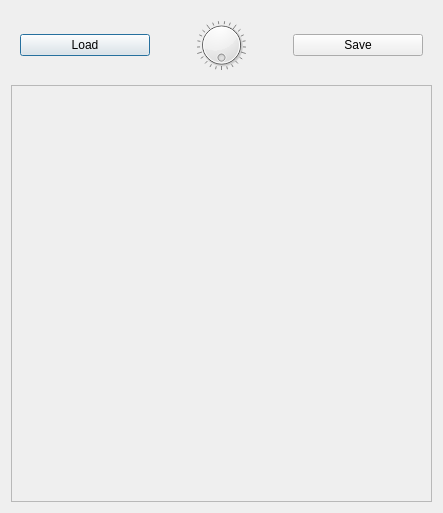
<?xml version="1.0" encoding="UTF-8"?>
<ui version="4.0">
 <class>QtImageRotaterMainDialog</class>
 <widget class="QDialog" name="QtImageRotaterMainDialog">
  <property name="geometry">
   <rect>
    <x>0</x>
    <y>0</y>
    <width>443</width>
    <height>513</height>
   </rect>
  </property>
  <property name="windowTitle">
   <string>ImageRotater</string>
  </property>
  <layout class="QVBoxLayout" name="verticalLayout">
   <item>
    <widget class="QWidget" name="widget_top" native="true">
     <layout class="QHBoxLayout" name="horizontalLayout">
      <item>
       <widget class="QPushButton" name="button_load">
        <property name="text">
         <string>Load</string>
        </property>
       </widget>
      </item>
      <item>
       <widget class="QDial" name="dial_angle">
        <property name="invertedAppearance">
         <bool>false</bool>
        </property>
        <property name="invertedControls">
         <bool>false</bool>
        </property>
        <property name="wrapping">
         <bool>true</bool>
        </property>
        <property name="notchesVisible">
         <bool>true</bool>
        </property>
       </widget>
      </item>
      <item>
       <widget class="QPushButton" name="button_save">
        <property name="text">
         <string>Save</string>
        </property>
       </widget>
      </item>
     </layout>
    </widget>
   </item>
   <item>
    <widget class="QScrollArea" name="area">
     <property name="widgetResizable">
      <bool>true</bool>
     </property>
     <widget class="QWidget" name="contents">
      <property name="geometry">
       <rect>
        <x>0</x>
        <y>0</y>
        <width>421</width>
        <height>417</height>
       </rect>
      </property>
     </widget>
    </widget>
   </item>
  </layout>
 </widget>
 <resources/>
 <connections/>
</ui>
